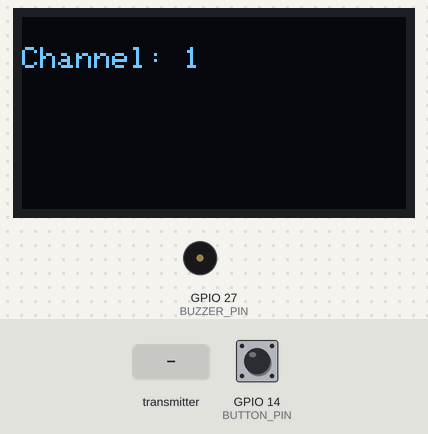
The sketch below on a simulated ESP32. Shown: 128×64 one-colour display, buzzer (waves = sounding). The test bench sets the inputs (shaded band); at power-on: GPIO 14 (BUTTON_PIN) HIGH. No radio packets arrive unless stated.

Above: at 2.7 s.
2.8 s: GPIO 14 (BUTTON_PIN) pulled LOW for 1 s
At 3.6 s:
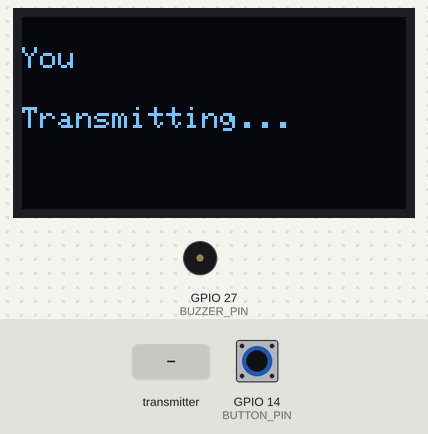
5.3 s: the transmitter starts sending senderID = 0
At 6.5 s:
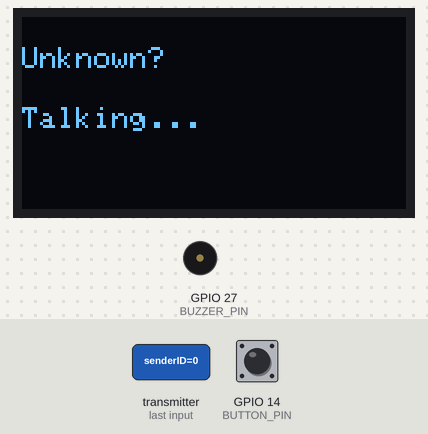
6.8 s: the transmitter starts sending senderID = 2
At 7.9 s:
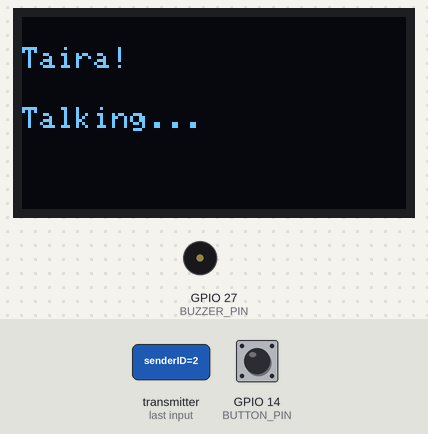
8.3 s: the transmitter starts sending senderID = 3
At 9.1 s:
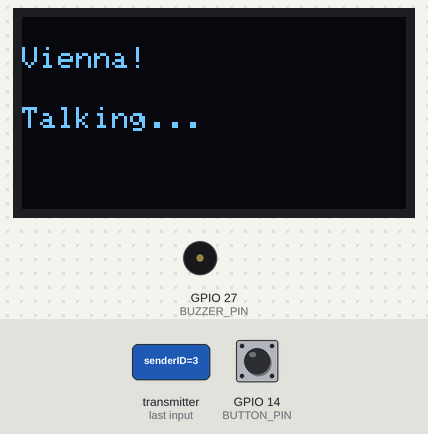
9.8 s: GPIO 14 (BUTTON_PIN) pulled LOW for 0.15 s
At 9.96 s:
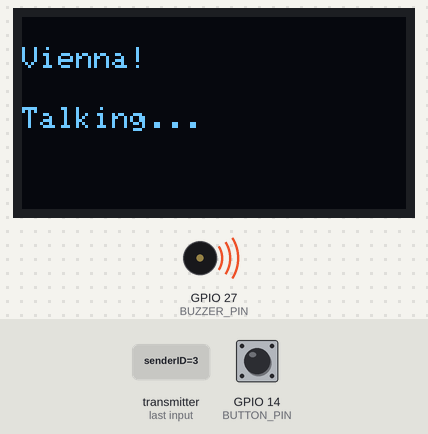
11.5 s: GPIO 14 (BUTTON_PIN) pulled LOW for 3.2 s
At 13.0 s:
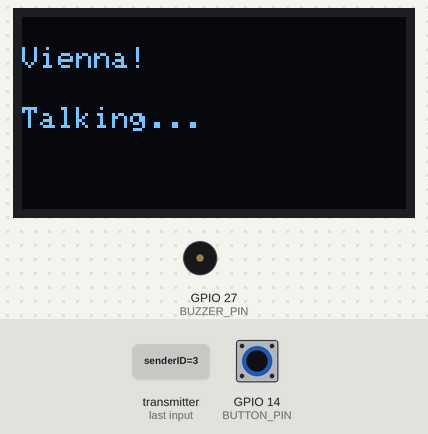
Timing chart, 0 to 14.5 s (numbered marks = the images above; inputs shaded):
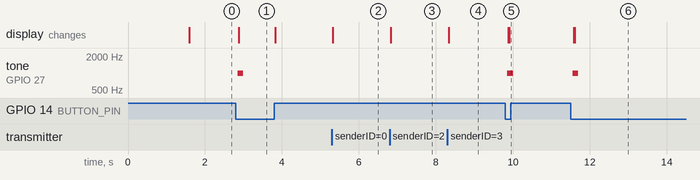

Measured:
- after the input at 2.8 s, tone on GPIO 27 (BUZZER_PIN): silent → 1000 Hz after 0.05 s, → silent 0.15 s later; the display: changes after 0.08 s (image 1)
- after the input at 5.3 s, the display: changes at once (image 2)
- after the input at 6.8 s, the display: changes at once (image 3)
- after the input at 8.3 s, the display: changes at once (image 4)
- after the input at 9.8 s, tone on GPIO 27 (BUZZER_PIN): silent → 1000 Hz after 0.06 s, → silent 0.15 s later; the display: first changes after 0.09 s (image 5 shows a later state)
- after the input at 11.5 s, tone on GPIO 27 (BUZZER_PIN): silent → 1000 Hz after 0.05 s, → silent 0.15 s later; the display: first changes after 0.08 s (image 6 shows a later state)

The sketch:

Comms.ino
```cpp
#include <Wire.h>
#include <Adafruit_GFX.h>
#include <Adafruit_SSD1306.h>
#include <RF24.h>
#include <SPI.h>

#define SCREEN_WIDTH 128
#define SCREEN_HEIGHT 64

Adafruit_SSD1306 display(SCREEN_WIDTH, SCREEN_HEIGHT, &Wire, -1);

// Buttons
#define BUTTON_PIN 14
#define BUZZER_PIN 27

// which one it is
#define DEVICE_ID 1

// what's happenin at ze moment
bool isTransmitting = false;

// actual function radio stuff
RF24 radio(4, 5);
const byte address[6] = "00001";

// Who's who heheheh
String getName(int id) {
  switch(id) {
    case 1: return "Addy!";
    case 2: return "Taira!";
    case 3: return "Vienna!";
    default: return "Unknown?";
  }
}

struct Packet {
  int senderID;
  bool talking;
};

Packet data;

// beginning
void setup() {
  Serial.begin(115200);

  pinMode(BUTTON_PIN, INPUT_PULLUP);
  pinMode(BUZZER_PIN, OUTPUT);

  radio.begin();
  radio.openWritingPipe(address);
  radio.openReadingPipe(0, address);
  radio.setPALevel(RF24_PA_LOW);
  radio.startListening();

  if(!display.begin(SSD1306_SWITCHCAPVCC, 0x3C)) {
    Serial.println("OLED failed");
    while(true); // what happens when failsssss which def wont happen
  }

  // zee text
  display.clearDisplay();
  display.setTextSize(1);
  display.setTextColor(WHITE);

  showStartup();
}
  // runs forever but when holding it won't send same command again
void loop() {
  bool buttonPressed = digitalRead(BUTTON_PIN) == LOW;

  // starting and stopping transmission
  if (buttonPressed && !isTransmitting) {
    delay(50);
    isTransmitting = true;

    playBeep();

    radio.stopListening();

    data.senderID = DEVICE_ID;
    data.talking = true;

  radio.write(&data, sizeof(data));

  radio.startListening();

    showTransmit();
  }

  if (!buttonPressed && isTransmitting) {
    isTransmitting = false;
    showIdle();
  }

  if (radio.available()) {
    radio.read(&data, sizeof(data));

    if (data.senderID != DEVICE_ID) {
      showIncoming(data.senderID);
    }
  }
}

// Startin'
void showStartup() {
  display.clearDisplay();
  display.setCursor(10, 20);
  display.setTextSize(2);
  display.println("TITAN");
  display.setTextSize(1);
  display.setCursor(25, 35);
  display.println("COMM");
  display.display();
  delay(1500);
  showIdle();
}

// Doin' Nothin'
void showIdle() {
  display.clearDisplay();
  display.setTextSize(1);
  display.setCursor(0, 10);
  display.println("Channel: 1");
  display.display();
}

// Talkin'
void showTransmit() {
  display.clearDisplay();
  display.setTextSize(1);
  display.setCursor(0, 10);
  display.println("You");
  display.setCursor(0, 30);
  display.println("Transmitting...");
  display.display();
}

void showIncoming(int sender) {
  display.clearDisplay();
  display.setTextSize(1);
  display.setCursor(0, 10);
  display.println(getName(sender));
  display.setCursor(0, 30);
  display.println("Talking...");
  display.display();
}

// BEEEEEEEEEEEEEEEEEEEEEEEEP
void playBeep() {
  tone(BUZZER_PIN, 1000, 150);
}
```
